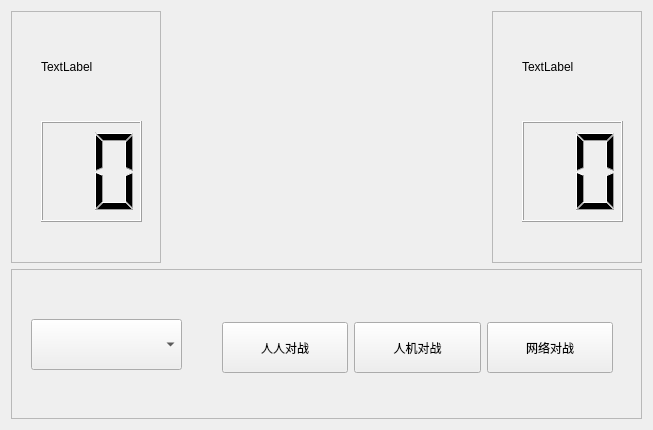
<?xml version="1.0" encoding="UTF-8"?>
<ui version="4.0">
 <class>chessForm</class>
 <widget class="QWidget" name="chessForm">
  <property name="geometry">
   <rect>
    <x>0</x>
    <y>0</y>
    <width>653</width>
    <height>430</height>
   </rect>
  </property>
  <property name="windowTitle">
   <string>Form</string>
  </property>
  <layout class="QGridLayout" name="gridLayout_2">
   <item row="0" column="0">
    <widget class="QFrame" name="frame_2">
     <property name="minimumSize">
      <size>
       <width>0</width>
       <height>200</height>
      </size>
     </property>
     <property name="maximumSize">
      <size>
       <width>150</width>
       <height>16777215</height>
      </size>
     </property>
     <property name="frameShape">
      <enum>QFrame::StyledPanel</enum>
     </property>
     <property name="frameShadow">
      <enum>QFrame::Raised</enum>
     </property>
     <widget class="QLabel" name="lbl1">
      <property name="geometry">
       <rect>
        <x>30</x>
        <y>10</y>
        <width>91</width>
        <height>91</height>
       </rect>
      </property>
      <property name="text">
       <string>TextLabel</string>
      </property>
     </widget>
     <widget class="QLCDNumber" name="lcdNumber1">
      <property name="geometry">
       <rect>
        <x>30</x>
        <y>110</y>
        <width>101</width>
        <height>101</height>
       </rect>
      </property>
      <property name="digitCount">
       <number>2</number>
      </property>
     </widget>
    </widget>
   </item>
   <item row="0" column="1">
    <layout class="QGridLayout" name="gridLayout"/>
   </item>
   <item row="0" column="2">
    <widget class="QFrame" name="frame">
     <property name="minimumSize">
      <size>
       <width>0</width>
       <height>200</height>
      </size>
     </property>
     <property name="maximumSize">
      <size>
       <width>150</width>
       <height>16777215</height>
      </size>
     </property>
     <property name="frameShape">
      <enum>QFrame::StyledPanel</enum>
     </property>
     <property name="frameShadow">
      <enum>QFrame::Raised</enum>
     </property>
     <widget class="QLabel" name="lbl2">
      <property name="geometry">
       <rect>
        <x>30</x>
        <y>10</y>
        <width>91</width>
        <height>91</height>
       </rect>
      </property>
      <property name="text">
       <string>TextLabel</string>
      </property>
     </widget>
     <widget class="QLCDNumber" name="lcdNumber2">
      <property name="geometry">
       <rect>
        <x>30</x>
        <y>110</y>
        <width>101</width>
        <height>101</height>
       </rect>
      </property>
      <property name="digitCount">
       <number>2</number>
      </property>
     </widget>
    </widget>
   </item>
   <item row="1" column="0" colspan="3">
    <widget class="QFrame" name="frame_3">
     <property name="minimumSize">
      <size>
       <width>500</width>
       <height>50</height>
      </size>
     </property>
     <property name="maximumSize">
      <size>
       <width>16777215</width>
       <height>150</height>
      </size>
     </property>
     <property name="frameShape">
      <enum>QFrame::StyledPanel</enum>
     </property>
     <property name="frameShadow">
      <enum>QFrame::Raised</enum>
     </property>
     <widget class="QComboBox" name="cbox_item">
      <property name="geometry">
       <rect>
        <x>20</x>
        <y>50</y>
        <width>151</width>
        <height>51</height>
       </rect>
      </property>
     </widget>
     <widget class="QWidget" name="">
      <property name="geometry">
       <rect>
        <x>211</x>
        <y>48</y>
        <width>391</width>
        <height>61</height>
       </rect>
      </property>
      <layout class="QHBoxLayout" name="horizontalLayout">
       <item>
        <widget class="QPushButton" name="btn_pvp">
         <property name="minimumSize">
          <size>
           <width>0</width>
           <height>51</height>
          </size>
         </property>
         <property name="text">
          <string>人人对战</string>
         </property>
        </widget>
       </item>
       <item>
        <widget class="QPushButton" name="btn_pvc">
         <property name="minimumSize">
          <size>
           <width>0</width>
           <height>51</height>
          </size>
         </property>
         <property name="text">
          <string>人机对战</string>
         </property>
        </widget>
       </item>
       <item>
        <widget class="QPushButton" name="btn_pvn">
         <property name="minimumSize">
          <size>
           <width>0</width>
           <height>51</height>
          </size>
         </property>
         <property name="text">
          <string>网络对战</string>
         </property>
        </widget>
       </item>
      </layout>
     </widget>
    </widget>
   </item>
  </layout>
 </widget>
 <resources/>
 <connections/>
</ui>
